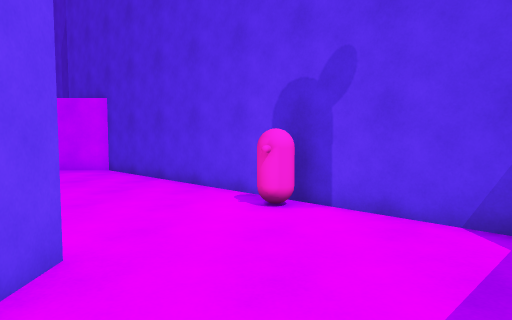
View 1 (above)

16 first-person views from a walk through a 3-D level made in the Unity game engine. The camera is 1.5 m above the floor, tilts 4° down and sees 70° across. The floor is counted in squares, 1 m on a side. Each view is taken from the middle of a square. On the plan, view 1 faces up. The plan holds only what a view shows up to about 16 squares ahead; the rest is blank. The place goes on beyond the plan. The player is left out. Some animated figures are left out.

View 2
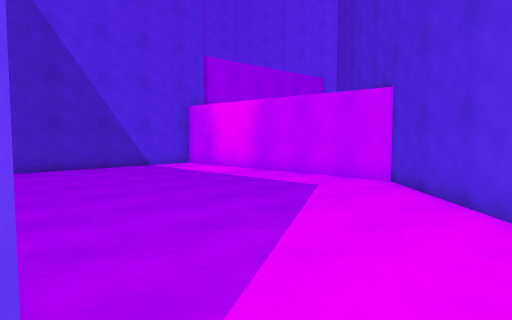

View 3
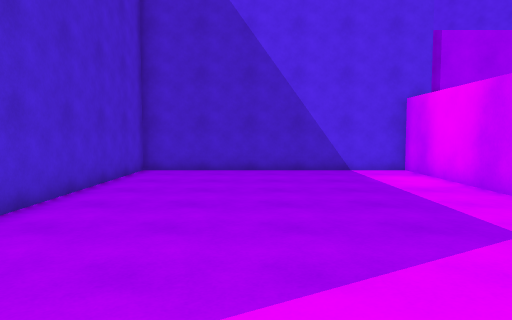

View 4
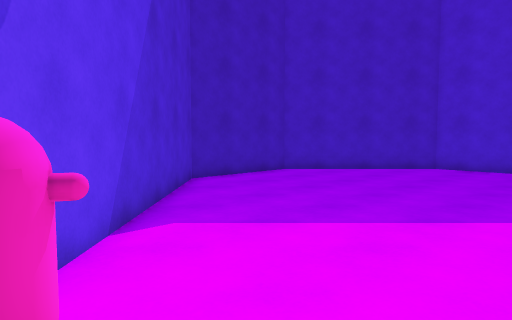

View 5
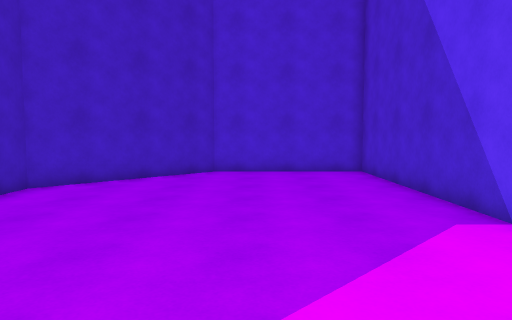

View 6
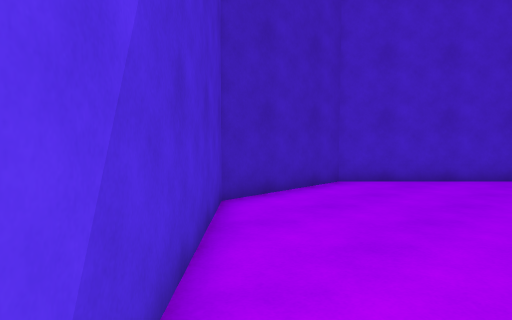

View 7
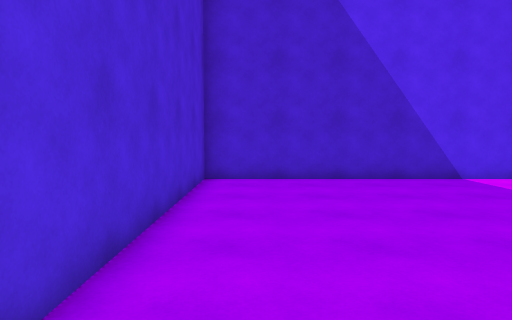

View 8
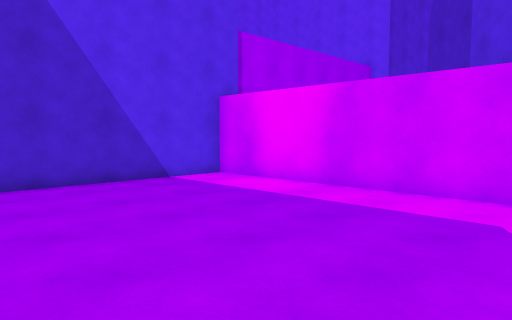

View 9
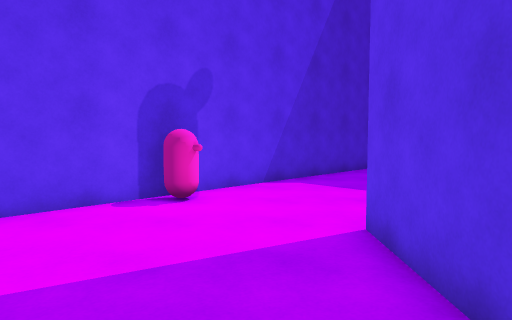

View 10
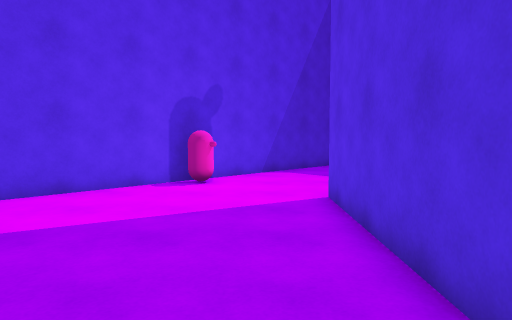

View 11
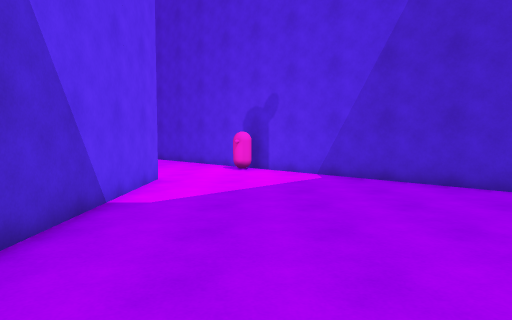

View 12
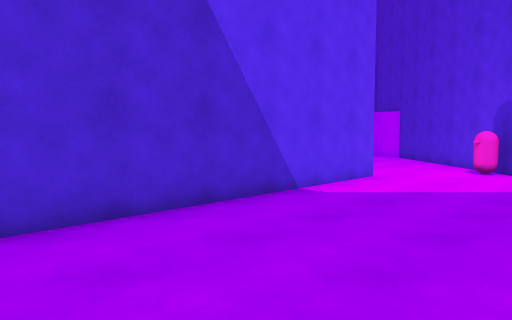

View 13
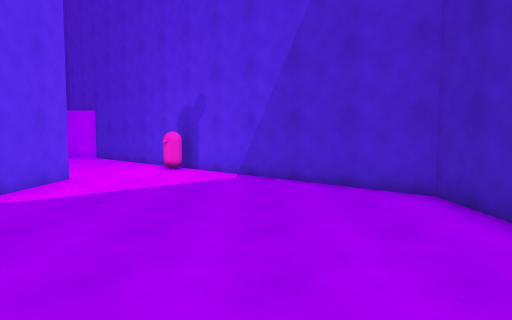

View 14
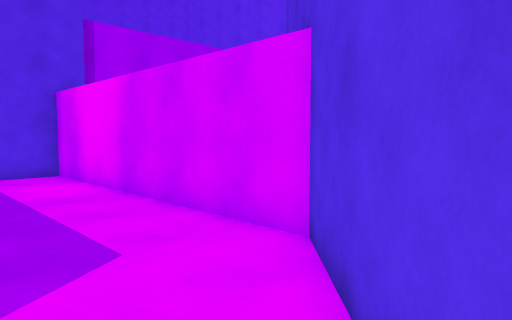

View 15
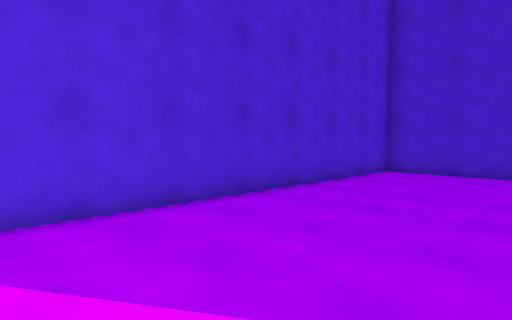

View 16
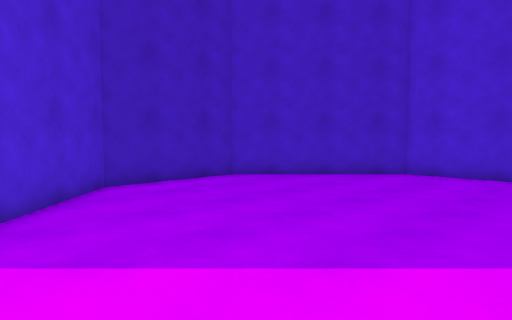

### Floor plan
Points are (right, up) in squares from view 1. A wall is a line through its corners. A room is listed if a view was taken in it or the views show most of it. See-through windows are left out.
Room 1 (views 1, 2, 3, 4, 5, 6, 7, 8, 9, 10, 11, 12, 13, 14, 15, 16)
walls: (-2.3, 4.3) (-2.3, -8.7) (3.7, -8.7) (8.3, -4.1) (8.3, 0.8) (-6.2, 15.3) (-17.3, 15.3) (-17.3, 4.3) (-2.3, 4.3)
objects: other object (0, 7) to (0, 8)

Positions as (right, up) in squares from view 1, and headings:
1: (0, 0), facing up
2: (-1, 4), facing up-left
3: (-2, 9), facing left
4: (-2, 8), facing down-right
5: (2, 6), facing down
6: (2, 6), facing down-right
7: (-5, 6), facing left
8: (-6, 6), facing up-left
9: (-8, 6), facing right
10: (-11, 6), facing right
11: (1, -8), facing up
12: (4, -8), facing up-left
13: (4, -8), facing up
14: (-3, 11), facing up-left
15: (-3, 11), facing down-left
16: (-2, 5), facing down-right
